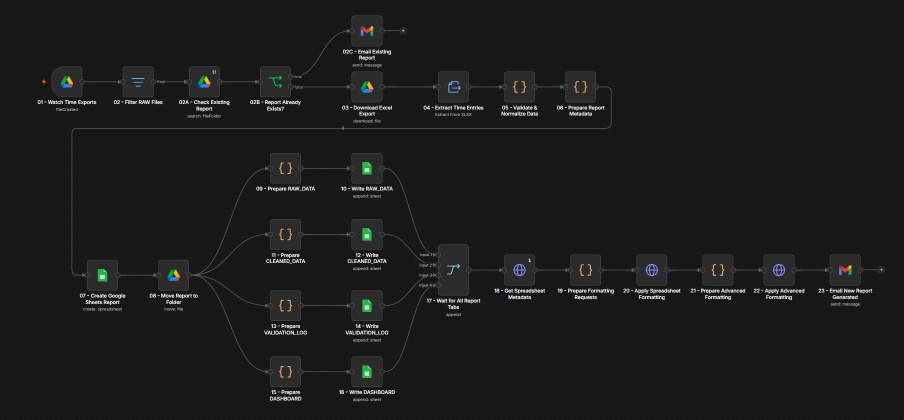
#> input picture n8n Workflow - Messy Data to Self-Tracking Tracker.png, 1808 x 840 px (shown at 1/2 size)
$ python build_site.py
#> lines starting #> are read from the running program, lines starting #| are printed output that depends on the picture
"""One-time site assembly and lossless source asset copying. Run with Python + Pillow."""
from pathlib import Path
from PIL import Image
import shutil, html

ROOT = Path(__file__).resolve().parent
OUT = ROOT / 'public'
for folder in ['assets/images/originals', 'assets/images/previews', 'assets/css', 'assets/js']:
    (OUT / folder).mkdir(parents=True, exist_ok=True)
files = {
 'workflow': 'n8n Workflow - Messy Data to Self-Tracking Tracker.png',
 'drive': 'Google Drive Trigger - upload xlsx here.png',
 'raw': 'raw-xlsx-file.png', 'clean': 'CLEANED_DATA.png',
 'log': 'VALIDATION_LOG.png', 'source': 'RAW-DATA.png',
 'dashboard': 'DASHBOARD.png', 'architecture': 'Time Report Workflow Architecture.png',
 'gmail': 'New Report Generated Gmail.png'
}
titles = {'workflow':'The complete n8n workflow', 'drive':'Google Drive export folder', 'raw':'Original Excel timesheet export', 'clean':'CLEANED_DATA · Standardized records and review statuses', 'log':'VALIDATION_LOG · Detected issues and review actions', 'source':'RAW_DATA · Original employee time records', 'dashboard':'DASHBOARD · Sample-run data quality', 'architecture':'Simplified business-process overview', 'gmail':'New Report Generated Gmail notification'}
for key, filename in files.items():
    shutil.copy2(ROOT / filename, OUT / 'assets/images/originals' / filename)
    im = Image.open(ROOT / filename)
#> im is the input picture: PIL image 1808x840 RGBA; mean R, G, B, A 27.4, 27.6, 27.4, 255
    im.thumbnail((1400, 1300))
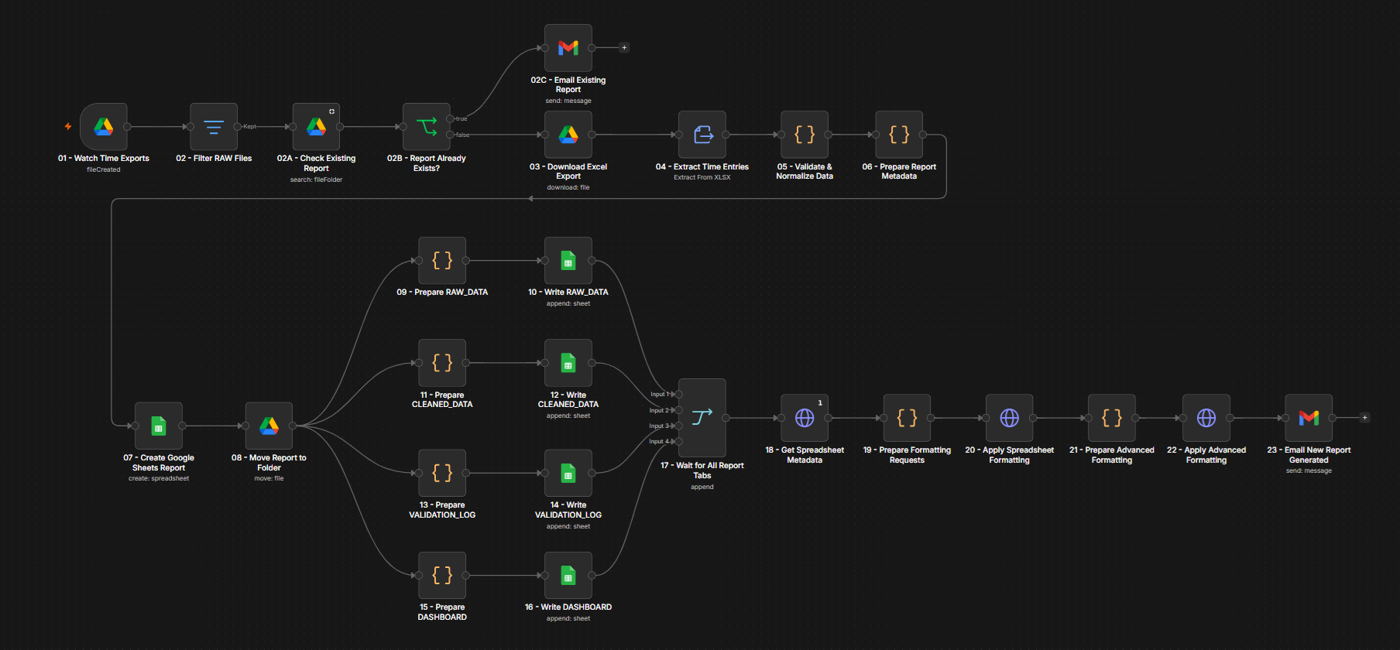
#> im: PIL image 1400x650 RGBA; mean R, G, B, A 27.4, 27.6, 27.4, 255
#> pass 3 of the loop `for key, filename in files.items():`:
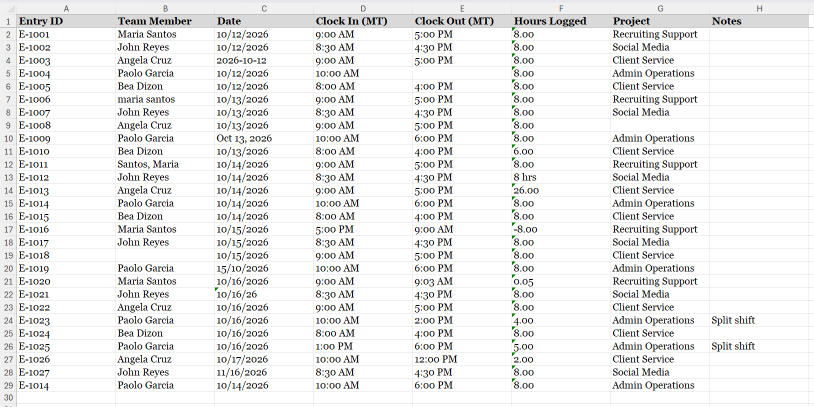
#> input picture raw-xlsx-file.png, 1628 x 814 px (shown at 1/2 size)
#> im is the input picture: PIL image 1628x814 RGBA; mean R, G, B, A 238, 238, 238.1, 255
#> `im.thumbnail((1400, 1300))`:
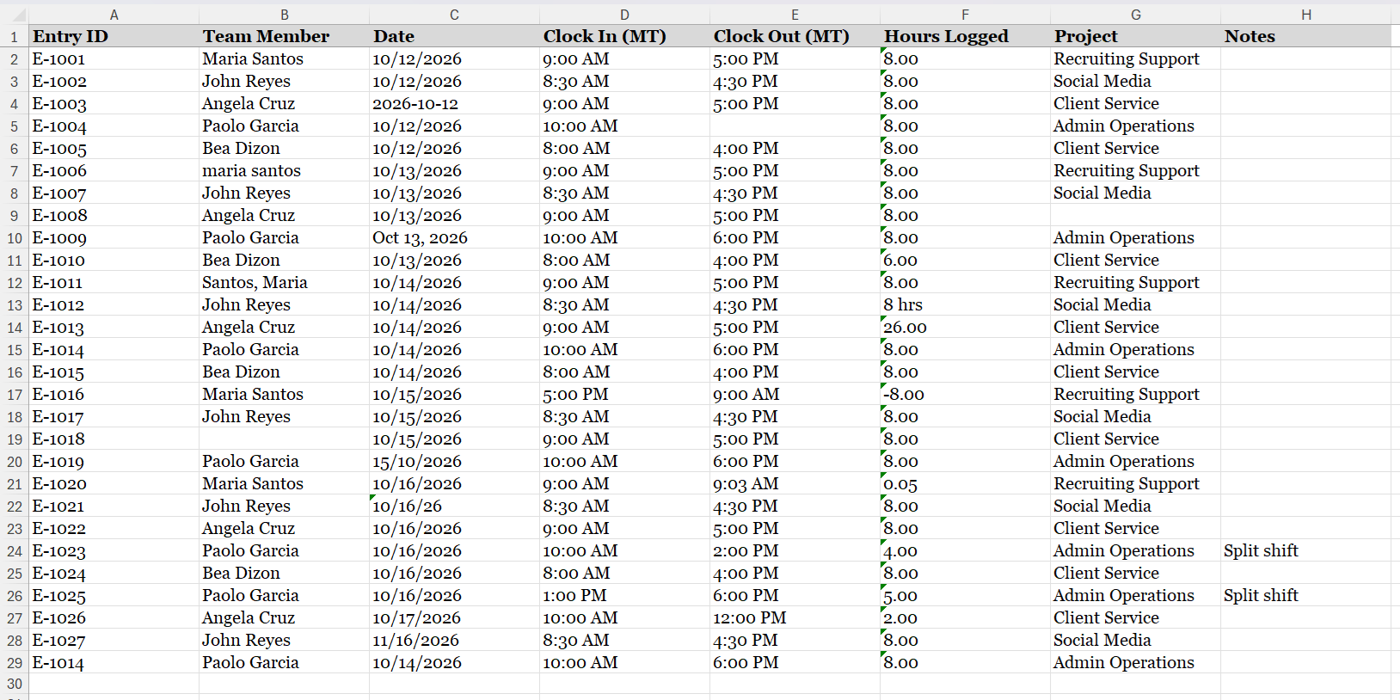
#> im: PIL image 1400x700 RGBA; mean R, G, B, A 237.6, 237.6, 237.7, 255
#> (the run stopped early here; a loop or call above may not have finished)
